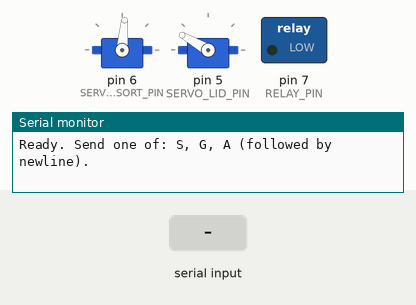
Bench run of a sketch on a simulated Arduino Uno, built with avr-gcc and run on an emulated ATmega328P. Shown: 2 × servo, switched loads named in the sketch (green lamp = pin HIGH), the last lines printed to the serial monitor. The inputs (shaded band) are chosen by the test bench.

Above: at 1.2 s.
1.3 s: "S\n" received over Serial
At 3.0 s:
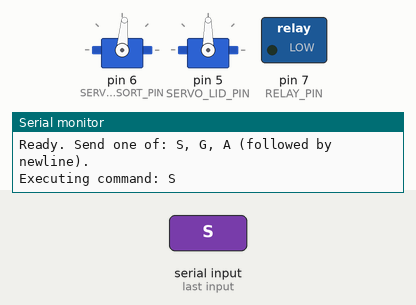
At 5.7 s:
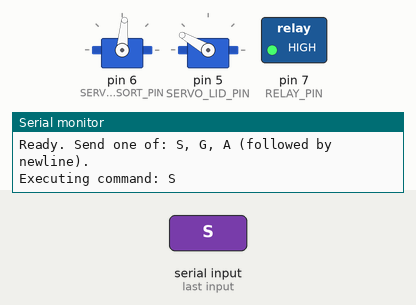
6.8 s: "G\n" received over Serial
At 8.4 s:
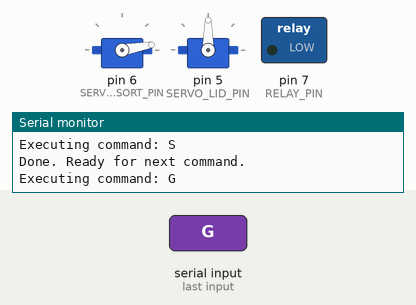
Timing chart, 0 to 13.3 s (numbered marks = the images above; inputs shaded):
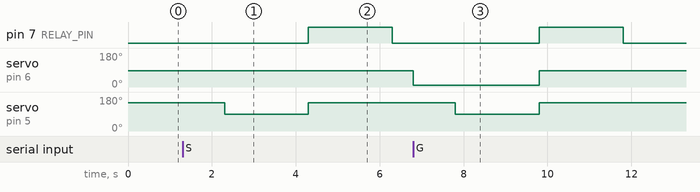

Measured:
- after the input at 1.3 s, pin 7 (RELAY_PIN): LOW → HIGH after 3.0 s, → LOW 2.0 s later; servo on pin 5 (SERVO_LID_PIN): 150° → 90° after 1.0 s, → 150° 2.0 s later
- after the input at 6.8 s, pin 7 (RELAY_PIN): LOW → HIGH after 3.0 s, → LOW 2.0 s later; servo on pin 6 (SERVO_SORT_PIN): 85° → 10° at once, → 85° 3.0 s later; servo on pin 5 (SERVO_LID_PIN): 150° → 90° after 1.0 s, → 150° 2.0 s later

The sketch:

sensegrator-arduino.ino
```cpp
#include <Servo.h>

// ---- Pins ----
const int SERVO_SORT_PIN = 6;   // sorter servo (D6)
const int SERVO_LID_PIN  = 5;   // lid servo (D5)
const int RELAY_PIN      = 7;   // relay (assumes active-HIGH)

// ---- Angles ----
const int SORT_G    = 10;       // S command target
const int SORT_S    = 85;      // G command target
const int SORT_A    = 160;      // A command target
const int SORT_HOME = 85;      // home position for sorter

const int LID_OPEN  = 90;       // open
const int LID_CLOSE = 150;      // close

// ---- Timings ----
const unsigned long WAIT_BEFORE_OPEN_MS   = 1000; // after moving sorter
const unsigned long HOLD_AFTER_OPEN_MS    = 1000; // sorter remains after opening lid
const unsigned long WAIT_BEFORE_CLOSE_MS  = 1000; // before closing lid+sorter
const unsigned long RELAY_ON_MS           = 2000; // relay pulse = 2 seconds

Servo sorter, lid;
volatile bool isBusy = false;

// Map incoming char to sorter angle
int mapCmdToSorter(char c) {
  switch (c) {
    case 'S': return SORT_S;
    case 'G': return SORT_G;
    case 'A': return SORT_A;
    default:  return -1;
  }
}

// Discard bytes up to and including next newline
void discardLine() {
  while (Serial.available()) {
    if (Serial.read() == '\n') break;
  }
}

// Flush ALL pending input (discard everything in RX buffer)
void flushInput() {
  while (Serial.available()) { Serial.read(); }
}

void doSequence(int sorterTarget) {
  isBusy = true;

  // 1) Move sorter to target
  sorter.write(sorterTarget);
  delay(WAIT_BEFORE_OPEN_MS);

  // 2) Open lid
  lid.write(LID_OPEN);
  delay(HOLD_AFTER_OPEN_MS);

  // 3) Wait then close both
  delay(WAIT_BEFORE_CLOSE_MS);
  lid.write(LID_CLOSE);
  sorter.write(SORT_HOME);

  // 4) Relay pulse (2 seconds)
  digitalWrite(RELAY_PIN, HIGH);
  delay(RELAY_ON_MS);
  digitalWrite(RELAY_PIN, LOW);

  // Discard any commands that arrived while we were busy
  flushInput();

  isBusy = false;
}

void setup() {
  Serial.begin(9600);

  // Attach with explicit pulse range for reliability
  sorter.attach(SERVO_SORT_PIN, 1000, 2000);
  lid.attach(SERVO_LID_PIN,     1000, 2000);

  // Relay init
  pinMode(RELAY_PIN, OUTPUT);
  digitalWrite(RELAY_PIN, LOW); // OFF initially (active-HIGH assumed)

  // Safe startup positions
  sorter.write(SORT_HOME);
  lid.write(LID_CLOSE);

  Serial.println("Ready. Send one of: S, G, A (followed by newline).");
}

void loop() {
  if (!Serial.available()) return;

  // If we're busy, discard one whole line and wait
  if (isBusy) { discardLine(); return; }

  // Read command up to newline
  String cmd = Serial.readStringUntil('\n');
  cmd.trim();
  if (cmd.length() == 0) return;

  char c = toupper(cmd[0]);     // use only FIRST character of the line
  int target = mapCmdToSorter(c);

  if (target < 0) {
    Serial.print("Unknown command: ");
    Serial.println(c);
    return;
  }

  Serial.print("Executing command: ");
  Serial.println(c);
  doSequence(target);
  Serial.println("Done. Ready for next command.");
}
```
